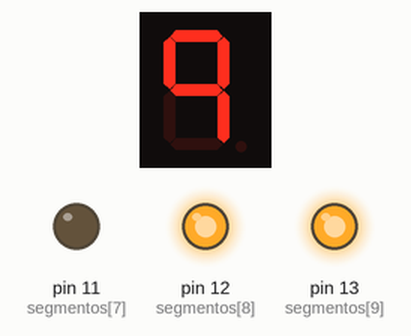
Bench run of a sketch on a simulated Arduino Uno, built with avr-gcc and run on an emulated ATmega328P. On the bench: 1-digit seven-segment display, output pins drawn as LEDs (lit = HIGH). Wiring (inferred from the names in the program): 1-digit 7-segment display, segments lit when LOW: segments pin 2, pin 3, pin 4, pin 5, pin 6, pin 7, pin 8. The segment pins are drawn as the display they are named for; pins used as bus, display or sensor lines are not drawn.

Above: at 0.1 s.
At 3.1 s:
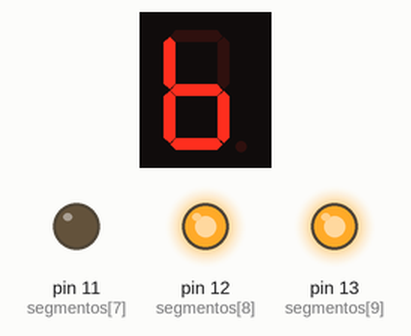
At 7.1 s:
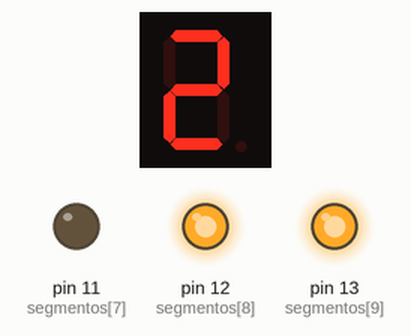
At 14.1 s:
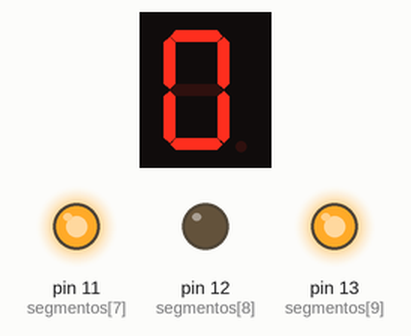
At 25.1 s:
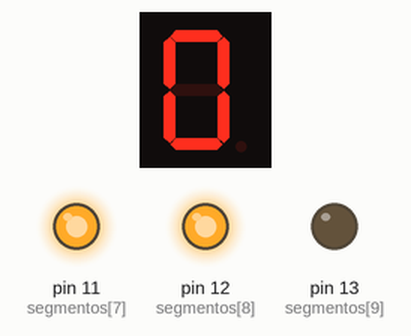
At 36.1 s:
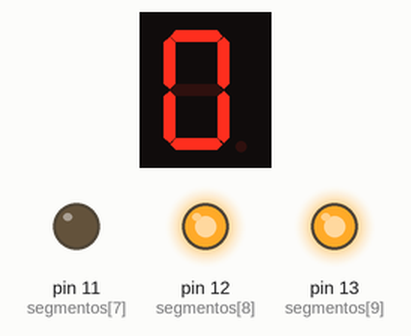
Timing chart, 0 to 39.5 s (numbered marks = the images above):
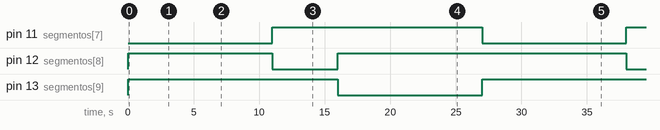

Measured:
- by itself, pin 11 (segmentos[7]): LOW → HIGH at 11.0 s, → LOW 16.0 s later, → HIGH 11.0 s later
- by itself, pin 12 (segmentos[8]): LOW → HIGH at 0.00 s, → LOW 11.0 s later, → HIGH 5.0 s later, → LOW 22.0 s later
- by itself, pin 13 (segmentos[9]): LOW → HIGH at 0.00 s, → LOW 16.0 s later, → HIGH 11.0 s later
- what the display in image 1 shows lasts 1.0 s, from 3.0 s to 4.0 s
- what the display in image 3 shows lasts 2.0 s, from 14.0 s to 16.0 s

The sketch:

semaforo.ino
```cpp
int segmentos[10]={2,3,4,5,6,7,8,11,12,13};
int luces[3]={11,12,13};

int num0[7]={0,0,0,0,0,0,1};
int num1[7]={1,0,0,1,1,1,1};
int num2[7]={0,0,1,0,0,1,0};
int num3[7]={0,0,0,0,1,1,0};
int num4[7]={1,0,0,1,1,0,0};
int num5[7]={0,1,0,0,1,0,0};
int num6[7]={1,1,0,0,0,0,0};
int num7[7]={0,0,0,1,1,1,1};
int num8[7]={0,0,0,0,0,0,0};
int num9[7]={0,0,0,1,1,0,0};
int numVacio[7]={1,1,1,1,1,1,1};

void setup() {
  // put your setup code here, to run once:
  for(int i=0;i<10;i++){
    pinMode(segmentos[i],OUTPUT);
  }
}

void loop() {
  cambio_luz(11);
  secuencia();
  delay(1000);

  cambio_luz(12);
  secuencia_corta();
  delay(1000);

  cambio_luz(13);
  secuencia();
  delay(1000);
}

void cambio_luz(int luz) {
  for(int i=0;i<3;i++){
    digitalWrite(luces[i],1);
  }
  digitalWrite(luz,0);
}

void secuencia_corta() {
    verNumero(num3);
  verNumero(num2);
  verNumero(num1);
  verNumero(num0);
}

void secuencia() {
  verNumero(num9);
    verNumero(num8);
  verNumero(num7);
  verNumero(num6);
    verNumero(num5);
  verNumero(num4);
  verNumero(num3);
  verNumero(num2);
  verNumero(num1);
  verNumero(num0);
}

void verNumero(int numero[7]){
  for(int i=0;i<7;i++){
    digitalWrite(segmentos[i],numero[i]);
  }
  delay(1000);
}
```
